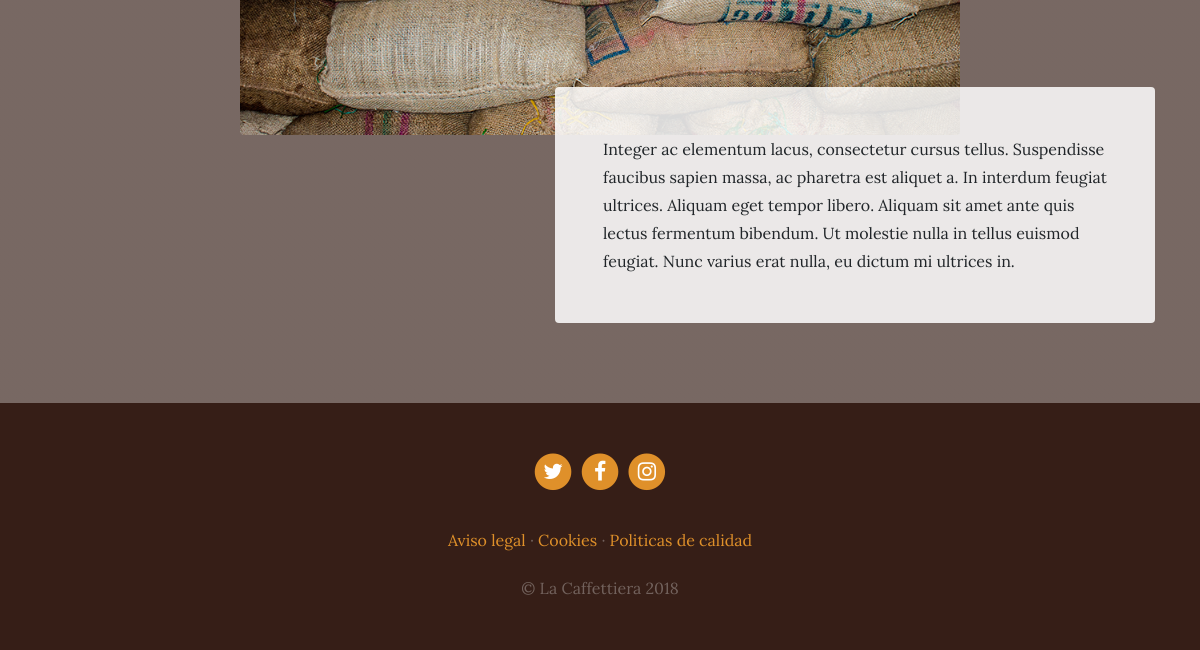
/services/ (lower part), run on an earlier commit of the app's database.
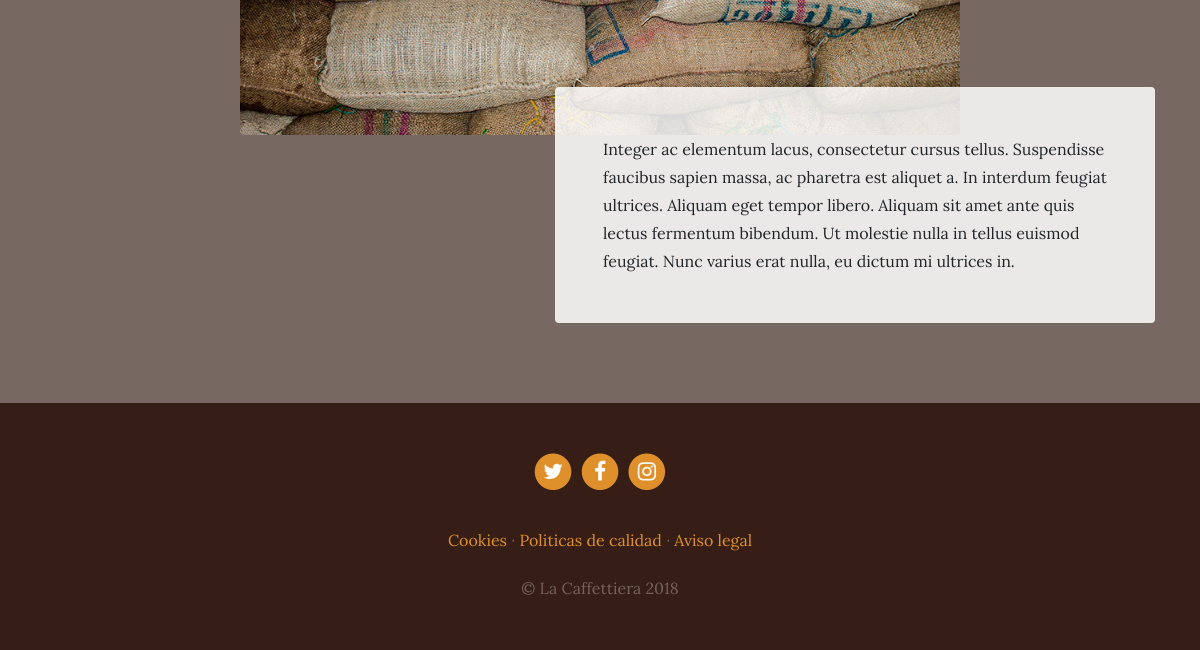
And on a later commit of the database.
### services/models.py (models this page shows, shortened)
class Services(models.Model):
    title=models.CharField(max_length=200,verbose_name="Titulo")
    subtitle=models.CharField(max_length=200,verbose_name="Subtitulo")
    content=models.TextField(verbose_name="contenido")
    image=models.ImageField(verbose_name="Imagen",upload_to="services")
    update=models.DateTimeField(auto_now=True,verbose_name="Fecha de actualizacion")
    created=models.DateTimeField(auto_now_add=True,verbose_name="Fecha de creacion")
    class Meta:
        verbose_name="Servicio"
        verbose_name_plural="Servicios"
        ordering=["-created"]

### pages/models.py (models this page shows, shortened)
class Page(models.Model):
    name=models.CharField(verbose_name="Paginas",max_length=200)
    content=RichTextField(verbose_name="Contenido")
    order=models.SmallIntegerField(verbose_name="orden",default=0)
    update=models.DateTimeField(auto_now=True,verbose_name="Fecha de actualizacion")
    created=models.DateTimeField(auto_now_add=True,verbose_name="Fecha de creacion")
    class Meta:
        verbose_name="Pagina"
        verbose_name_plural=verbose_name+"s"
        ordering=["order","name"]

### services/views.py (the view)
# urls.py: path('', include('services.urls')),
def services(request):
    services= Services.objects.all()
    return render(request,"services/services.html",{"services":services})

### pages/templatetags/pages_extra.py (called while the page is built)
@register.simple_tag
def get_page_list():
    page=Page.objects.all()
    return page

### social/processors.py (called while the page is built)
def ctx_dict(request):
    ctx={}
    Links=Link.objects.all()
    for link in Links:
        ctx[link.key]=link.url
    return ctx

### services/templates/services/services.html (shortened to what this page needs)
{% extends "core/base.html" %}
{%load static%}
{% block content %}
{%for service in services%}
    <section class="page-section">
      <div class="container">
        <div class="product-item">
          <img class="product-item-img mx-auto d-flex rounded img-fluid mb-3 mb-lg-0" src="{{service.image.url}}" alt="">
          <div class="product-item-description d-flex ml-auto">
            <div class="bg-faded p-5 rounded">
              <p class="mb-0">{{service.content}}</p>
            </div>
          </div>
        </div>
      </div>
    </section>
{%endfor%}
{% endblock  %}

### core/templates/core/base.html (shortened to what this page needs)
<!DOCTYPE html>
<html lang="en">
<head>
    {%load static%}
    <link href="{%static 'core/vendor/bootstrap/css/bootstrap.min.css'%}" rel="stylesheet">
    <link href="{%static 'core/vendor/font-awesome/css/font-awesome.min.css'%}" rel="stylesheet" type="text/css">
    <link href="{%static 'core/css/business-casual.css'%}" rel="stylesheet">
</head>
<body>
      {%block content%}{%endblock%}
    <footer class="footer text-faded text-center py-5">
        <div class="container">
          <p class="m-0">
          {%if Twitter%}
              <a href="{{Twitter}}" class="link">
                <span class="fa-stack fa-lg">
                  <i class="fa fa-circle fa-stack-2x"></i>
                  <i class="fa fa-twitter fa-stack-1x fa-inverse"></i>
                </span>
              </a>
          {%endif%}
          {%if Facebook%}
              <a href="{{Facebook}}" class="link">
                <span class="fa-stack fa-lg">
                  <i class="fa fa-circle fa-stack-2x"></i>
                  <i class="fa fa-facebook fa-stack-1x fa-inverse"></i>
                </span>
              </a>
              {%endif%}
              {%if Instagram%}
              <a href="{{Instagram}}" class="link">
                <span class="fa-stack fa-lg">
                  <i class="fa fa-circle fa-stack-2x"></i>
                  <i class="fa fa-instagram fa-stack-1x fa-inverse"></i>
                </span>
              </a>
              {%endif%}
          </p>
          <p class="m-0 mbt">
              {% load pages_extra %}
              {% get_page_list as page_list %}
              {% for page in page_list%}
              <a href="{%url 'page' page.id page.name|slugify%}" class="link">{{page.name}}</a> {%if not forloop.last%}·{%endif%}
              {%endfor%}
          </p>
          <p class="m-0 mbt1">&copy; La Caffettiera 2018</p>
        </div>
      </footer>
</body>
</html>

What changed in the data, as far as the page shows it:
changed Page "Politicas de calidad": now shows "·"
changed Page "Aviso legal": no longer shows "·"; moves down the list
